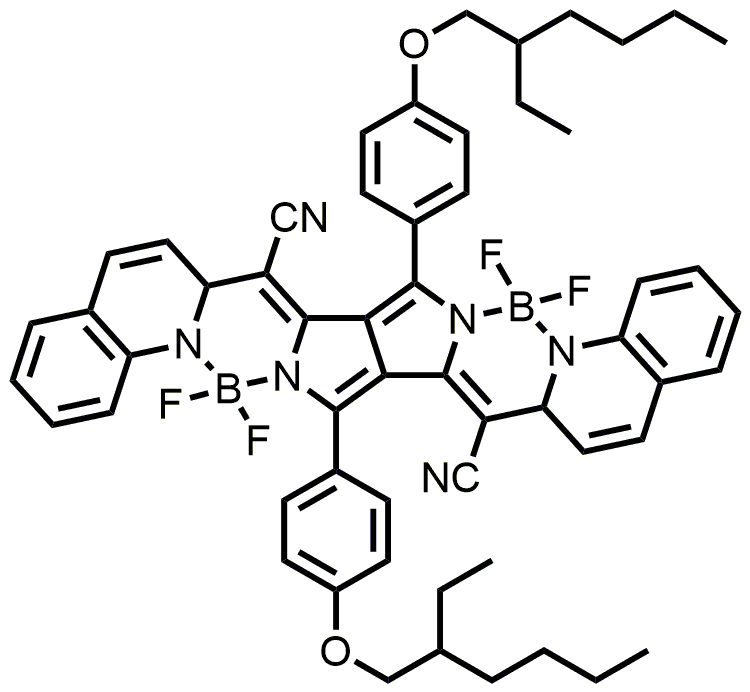
#> input picture pytorch_classification-master/data/train/0/EM-F-1224.png, 750 x 692 px; its folder holds only this picture in this run
$ python balance_train_dataset.py
#> lines starting #> are read from the running program, lines starting #| are printed output that depends on the picture
train_dataset_0 = 'D:\Machine_Learning\projects\pytorch_classification-master\pytorch_classification-master\data\\train\\0'
train_dataset_1 = 'D:\Machine_Learning\projects\pytorch_classification-master\pytorch_classification-master\data\\train\\1'
train_dataset_2 = 'D:\Machine_Learning\projects\pytorch_classification-master\pytorch_classification-master\data\\train\\2'
train_dataset_3 = 'D:\Machine_Learning\projects\pytorch_classification-master\pytorch_classification-master\data\\train\\3'

val_dataset_0 = 'D:\Machine_Learning\projects\pytorch_classification-master\pytorch_classification-master\data\\val\\0'
val_dataset_1 = 'D:\Machine_Learning\projects\pytorch_classification-master\pytorch_classification-master\data\\val\\1'
val_dataset_2 = 'D:\Machine_Learning\projects\pytorch_classification-master\pytorch_classification-master\data\\val\\2'
val_dataset_3 = 'D:\Machine_Learning\projects\pytorch_classification-master\pytorch_classification-master\data\\val\\3'

test_dataset_0 = 'D:\Machine_Learning\projects\pytorch_classification-master\pytorch_classification-master\data\\test\\0'
test_dataset_1 = 'D:\Machine_Learning\projects\pytorch_classification-master\pytorch_classification-master\data\\test\\1'
test_dataset_2 = 'D:\Machine_Learning\projects\pytorch_classification-master\pytorch_classification-master\data\\test\\2'
test_dataset_3 = 'D:\Machine_Learning\projects\pytorch_classification-master\pytorch_classification-master\data\\test\\3'

import os
from PIL import Image

#category 0:  count*10 (45, 60, 90, 180, 270, LEFT_RIGHT, TOP_BOTTOM, 300, 330), 60*10
def process_category_0(path):
    for root, dirs, files in os.walk(path):
        print(root)
        for file in files:
            im = Image.open(root+'/'+file)
#> im is the input picture: PIL image 750x692 RGB; mean R, G, B 239.1, 239.1, 239.1
            #print(file)
            im_rotate1 = im.rotate(45)
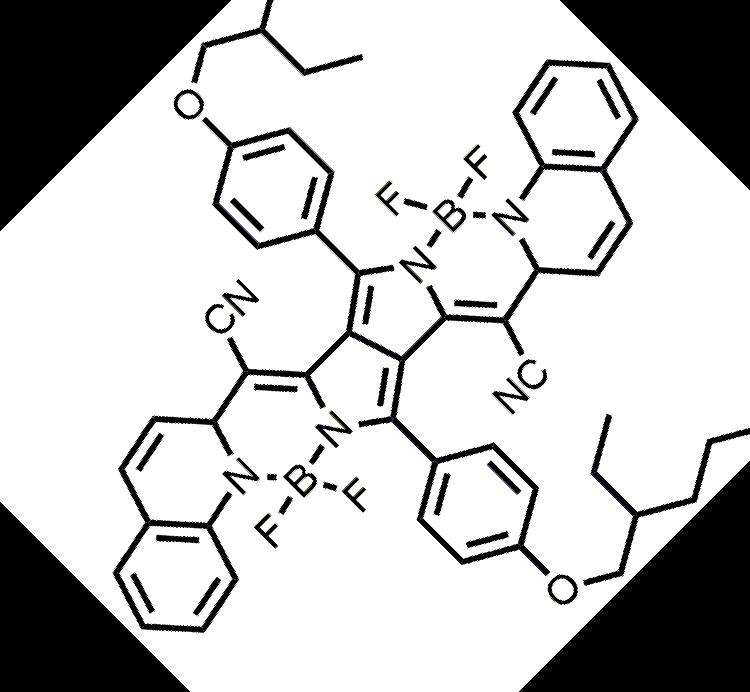
#> im_rotate1: PIL image 750x692 RGB; mean R, G, B 195.7, 195.7, 195.7
            im_rotate2 = im.rotate(60)
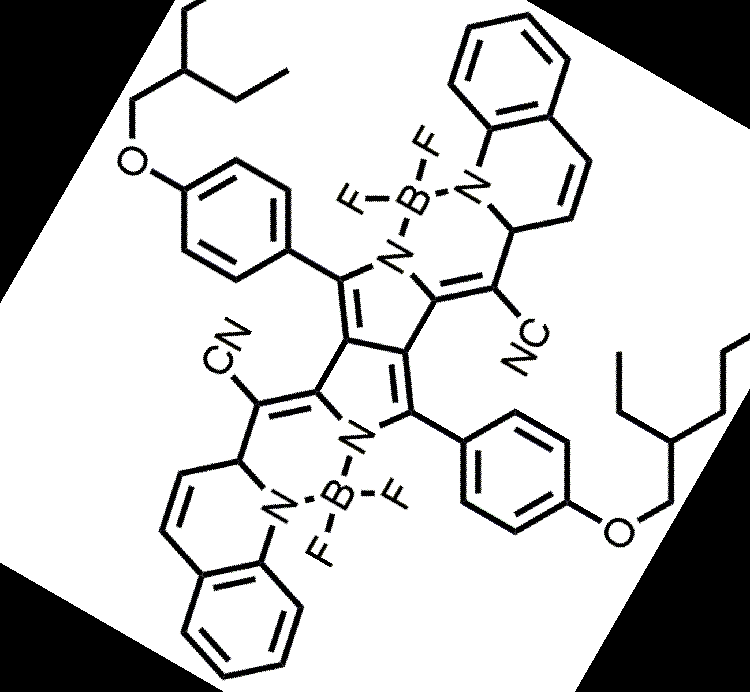
#> im_rotate2: PIL image 750x692 RGB; mean R, G, B 199.4, 199.4, 199.4
            im_rotate3 = im.transpose(Image.ROTATE_90)
            im_rotate4 = im.transpose(Image.ROTATE_180)
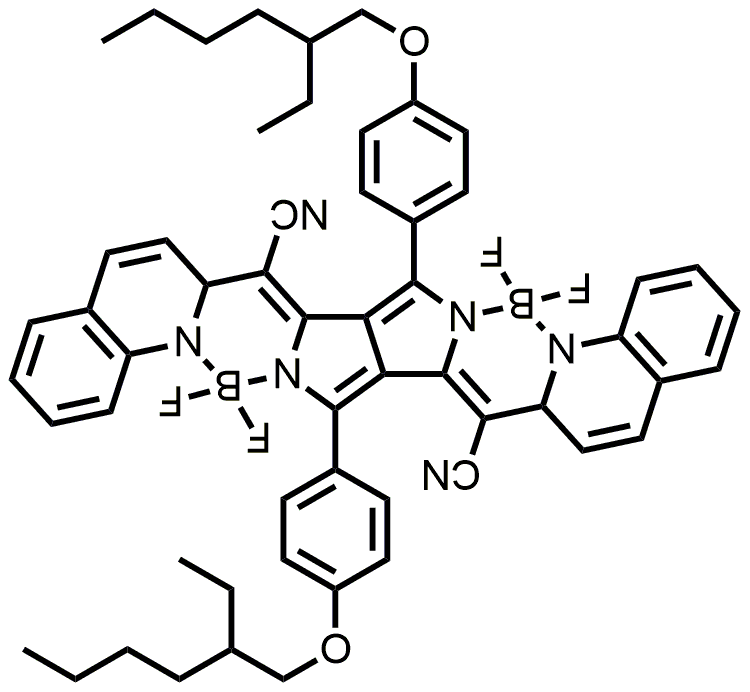
#> im_rotate4: PIL image 750x692 RGB; mean R, G, B 239.1, 239.1, 239.1
            im_rotate5 = im.transpose(Image.ROTATE_270)
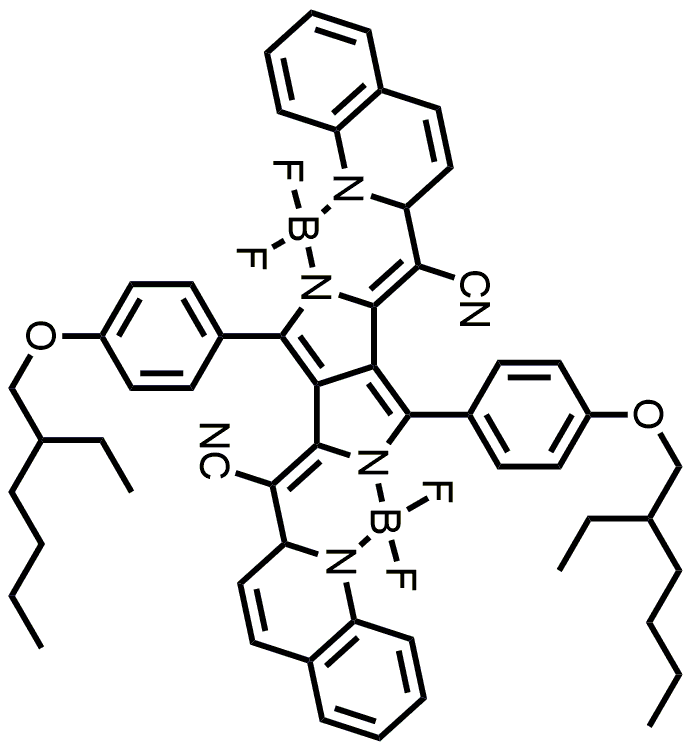
#> im_rotate5: PIL image 692x750 RGB; mean R, G, B 239.1, 239.1, 239.1
            im_rotate6 = im.transpose(Image.FLIP_LEFT_RIGHT)
            im_rotate7 = im.transpose(Image.FLIP_TOP_BOTTOM)
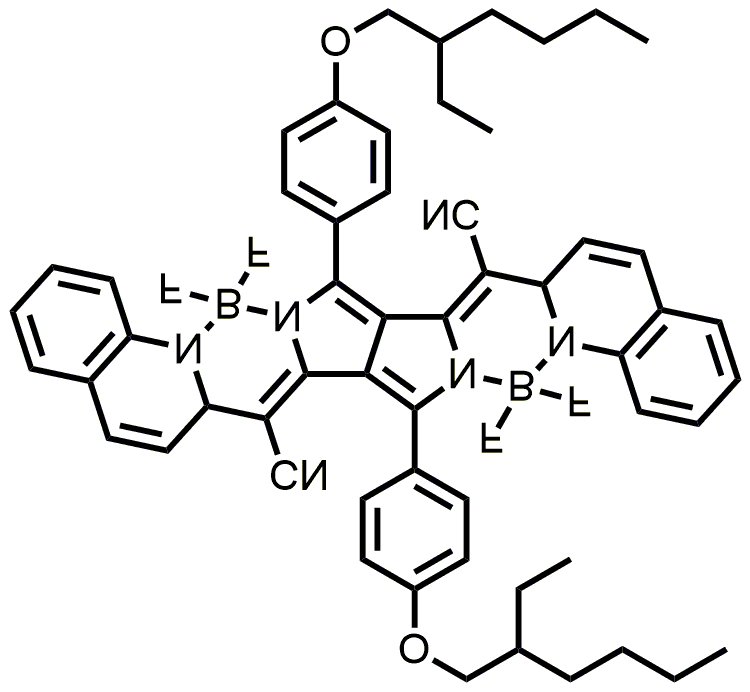
#> im_rotate7: PIL image 750x692 RGB; mean R, G, B 239.1, 239.1, 239.1
            im_rotate8 = im.rotate(300)
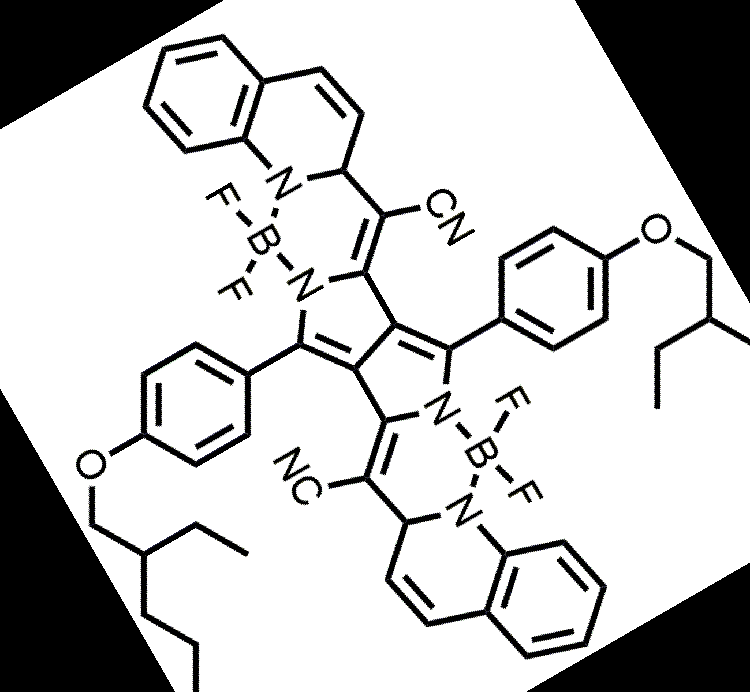
#> im_rotate8: PIL image 750x692 RGB; mean R, G, B 199.4, 199.5, 199.5
            im_rotate9 = im.rotate(330)
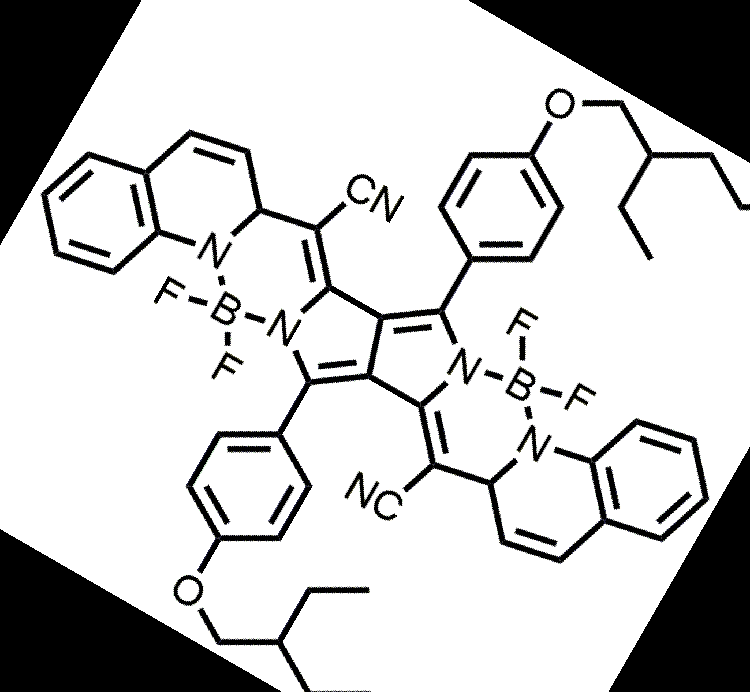
#> im_rotate9: PIL image 750x692 RGB; mean R, G, B 200.2, 200.2, 200.2
            original_name = file[:file.rindex('.')]
            print(original_name)

            im_rotate1.save(root+'/'+original_name+'_1.png')
            im_rotate2.save(root + '/' + original_name + '_2.png')
            im_rotate3.save(root + '/' + original_name + '_3.png')
            im_rotate4.save(root + '/' + original_name + '_4.png')
            im_rotate5.save(root + '/' + original_name + '_5.png')
            im_rotate6.save(root + '/' + original_name + '_6.png')
            im_rotate7.save(root + '/' + original_name + '_7.png')
            im_rotate8.save(root + '/' + original_name + '_8.png')
            im_rotate9.save(root + '/' + original_name + '_9.png')

#category 1:  count*2 (LEFT_RIGHT), 263*2
def process_category_1(path):
    for root, dirs, files in os.walk(path):
        print(root)
        for file in files:
            im = Image.open(root+'/'+file)
            im_rotate6 = im.transpose(Image.FLIP_LEFT_RIGHT)
            original_name = file[:file.rindex('.')]
            print(original_name)

            im_rotate6.save(root + '/' + original_name + '_6.png')

#category 2:  count*3 (LEFT_RIGHT, TOP_BOTTOM), 183*3
def process_category_2(path):
    for root, dirs, files in os.walk(path):
        print(root)
        for file in files:
            im = Image.open(root+'/'+file)
            im_rotate6 = im.transpose(Image.FLIP_LEFT_RIGHT)
            im_rotate7 = im.transpose(Image.FLIP_TOP_BOTTOM)

            original_name = file[:file.rindex('.')]
            print(original_name)
            im_rotate6.save(root + '/' + original_name + '_6.png')
            im_rotate7.save(root + '/' + original_name + '_7.png')

#category 3:  count*9 (45, 60, 90, 180, 270, LEFT_RIGHT, TOP_BOTTOM, 300, 330), 61*10
def process_category_3(path):
    for root, dirs, files in os.walk(path):
        print(root)
        for file in files:
            im = Image.open(root+'/'+file)
            #print(file)
            im_rotate1 = im.rotate(45)
            im_rotate2 = im.rotate(60)
            im_rotate3 = im.transpose(Image.ROTATE_90)
            im_rotate4 = im.transpose(Image.ROTATE_180)
            im_rotate5 = im.transpose(Image.ROTATE_270)
            im_rotate6 = im.transpose(Image.FLIP_LEFT_RIGHT)
            im_rotate7 = im.transpose(Image.FLIP_TOP_BOTTOM)
            im_rotate8 = im.rotate(300)
            im_rotate9 = im.rotate(330)
            original_name = file[:file.rindex('.')]
            print(original_name)

            im_rotate1.save(root+'/'+original_name+'_1.png')
            im_rotate2.save(root + '/' + original_name + '_2.png')
            im_rotate3.save(root + '/' + original_name + '_3.png')
            im_rotate4.save(root + '/' + original_name + '_4.png')
            im_rotate5.save(root + '/' + original_name + '_5.png')
            im_rotate6.save(root + '/' + original_name + '_6.png')
            im_rotate7.save(root + '/' + original_name + '_7.png')
            im_rotate8.save(root + '/' + original_name + '_8.png')
            im_rotate9.save(root + '/' + original_name + '_9.png')

if __name__ == '__main__':
    process_category_0(train_dataset_0)
    process_category_1(train_dataset_1)
    process_category_2(train_dataset_2)
    process_category_3(train_dataset_3)

    process_category_0(val_dataset_0)
    process_category_1(val_dataset_1)
    process_category_2(val_dataset_2)
    process_category_3(val_dataset_3)

    process_category_0(test_dataset_0)
    process_category_1(test_dataset_1)
    process_category_2(test_dataset_2)
    process_category_3(test_dataset_3)

$ run again, on pytorch_classification-master/data/train/0/EM-TADF-104.png
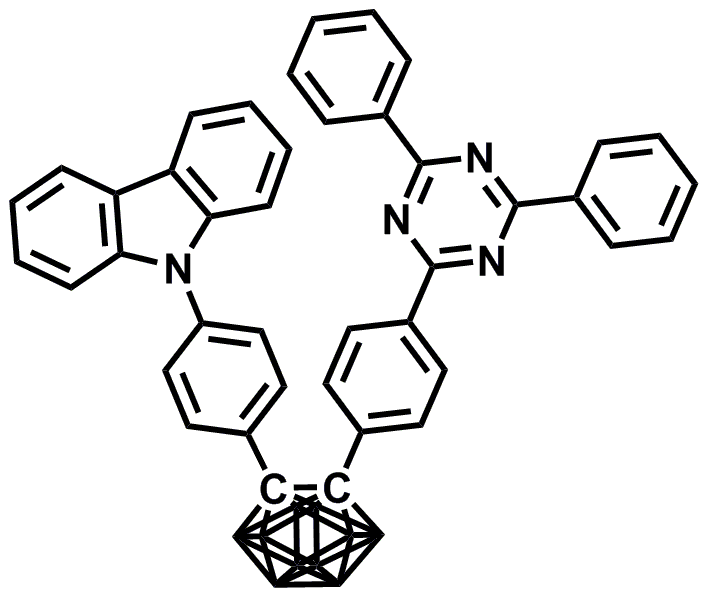
#> input picture pytorch_classification-master/data/train/0/EM-TADF-104.png, 707 x 596 px
#> in process_category_0, im is the input picture: PIL image 707x596 RGB; mean R, G, B 236.5, 236.5, 236.6
#> in process_category_0, `im_rotate5 = im.transpose(Image.ROTATE_270)`:
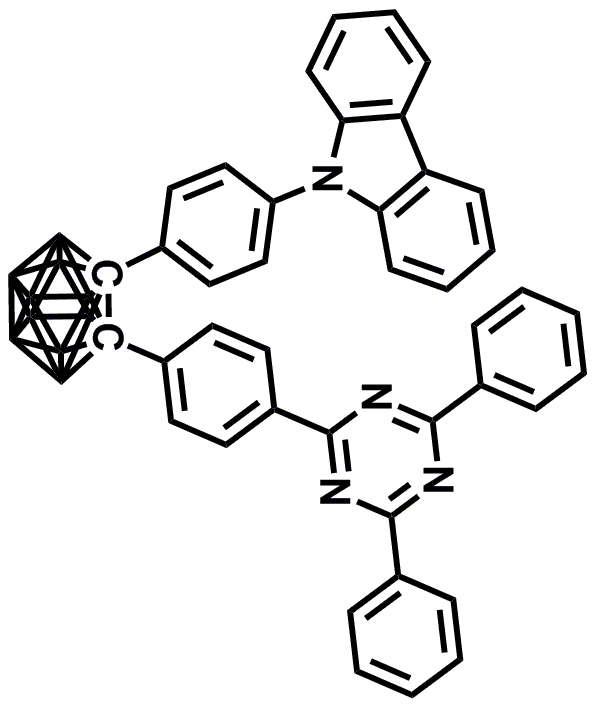
#> im_rotate5: PIL image 596x707 RGB; mean R, G, B 236.5, 236.5, 236.6
#> in process_category_0, `im_rotate9 = im.rotate(330)`:
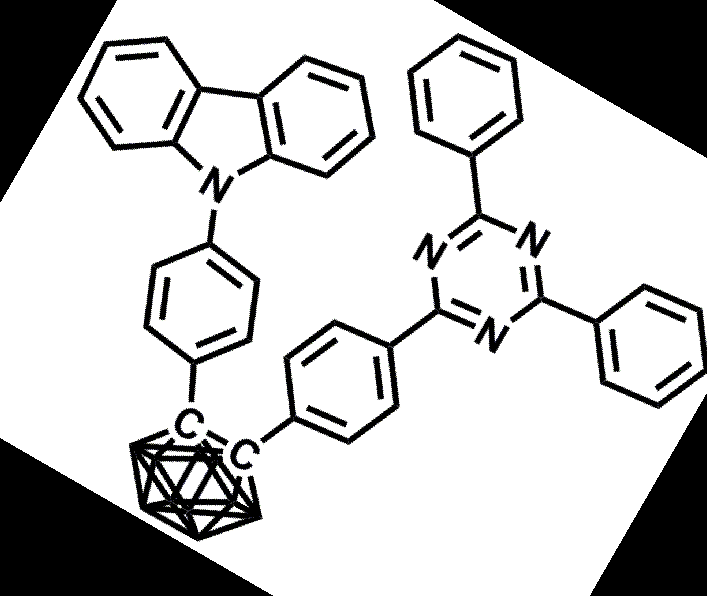
#> im_rotate9: PIL image 707x596 RGB; mean R, G, B 195.9, 196, 196

$ run again, on pytorch_classification-master/data/train/0/EM-TADF-138.png
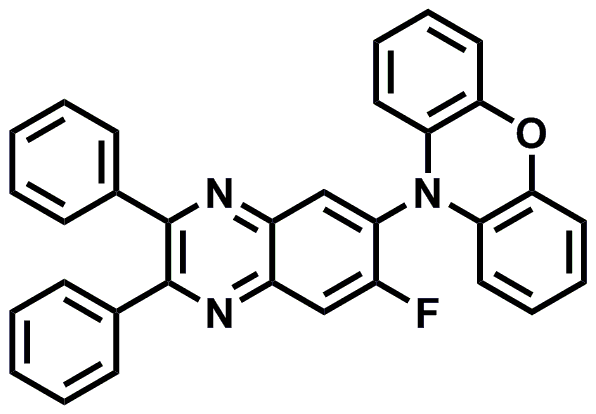
#> input picture pytorch_classification-master/data/train/0/EM-TADF-138.png, 596 x 414 px
#> in process_category_0, im is the input picture: PIL image 596x414 RGB; mean R, G, B 234.3, 234.4, 234.4
#> in process_category_0, `im_rotate5 = im.transpose(Image.ROTATE_270)`:
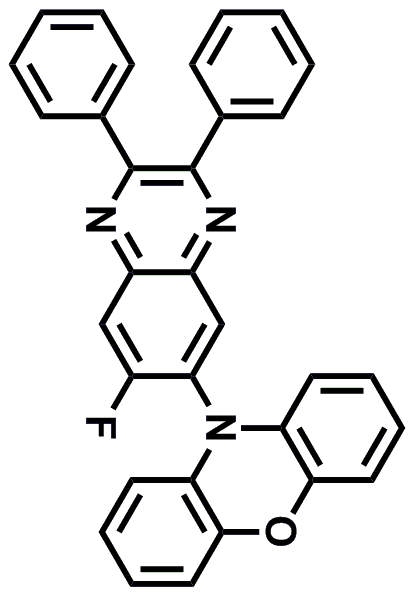
#> im_rotate5: PIL image 414x596 RGB; mean R, G, B 234.3, 234.4, 234.4
#> in process_category_0, `im_rotate9 = im.rotate(330)`:
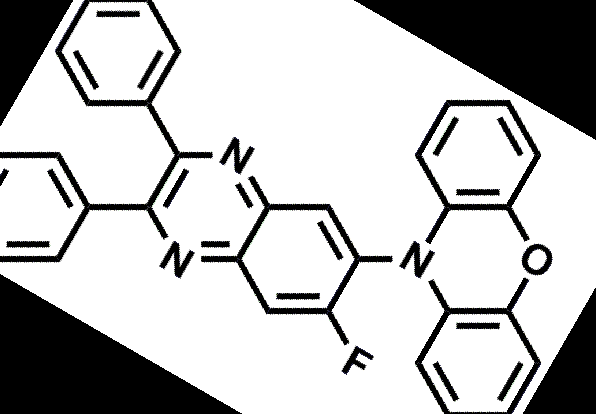
#> im_rotate9: PIL image 596x414 RGB; mean R, G, B 191, 191, 191

$ run again, on pytorch_classification-master/data/train/0/EM-TADF-164.png
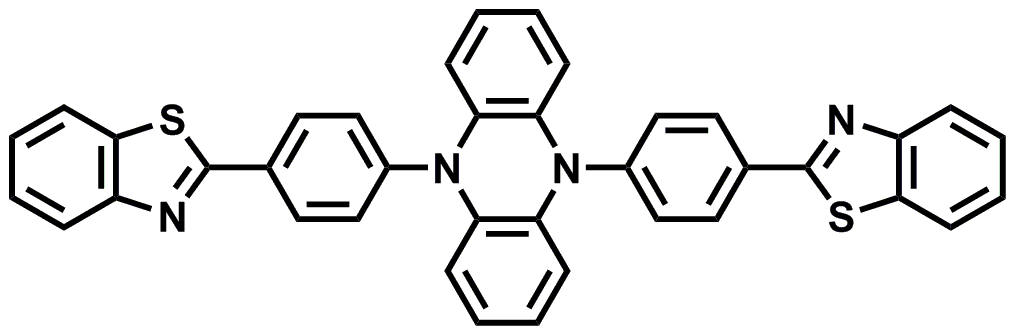
#> input picture pytorch_classification-master/data/train/0/EM-TADF-164.png, 1015 x 334 px
#> in process_category_0, im is the input picture: PIL image 1015x334 RGB; mean R, G, B 237.2, 237.2, 237.2
#> in process_category_0, `im_rotate9 = im.rotate(330)`:
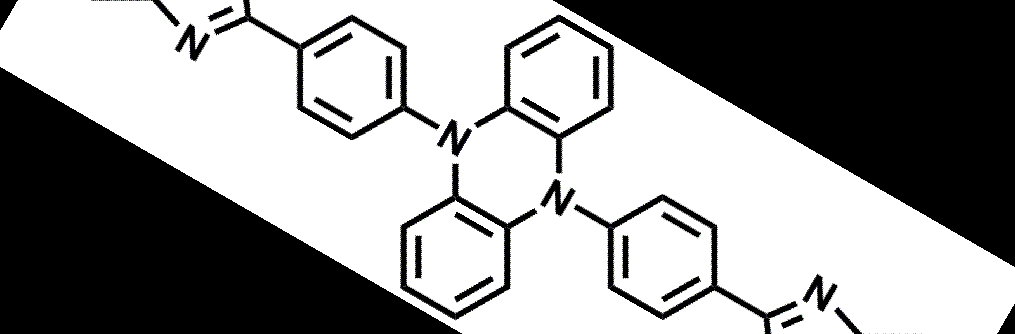
#> im_rotate9: PIL image 1015x334 RGB; mean R, G, B 149.3, 149.3, 149.3
